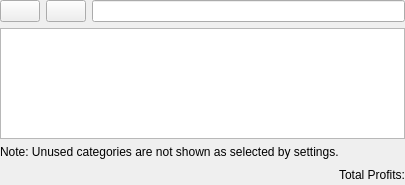
<?xml version="1.0" encoding="UTF-8"?>
<ui version="4.0">
 <class>KAccountsView</class>
 <widget class="QWidget" name="KAccountsView">
  <property name="geometry">
   <rect>
    <x>0</x>
    <y>0</y>
    <width>405</width>
    <height>185</height>
   </rect>
  </property>
  <layout class="QVBoxLayout">
   <property name="margin">
    <number>0</number>
   </property>
   <item>
    <layout class="QVBoxLayout" name="verticalLayout">
     <property name="margin">
      <number>0</number>
     </property>
     <item>
      <layout class="QHBoxLayout" name="searchLayout">
       <item>
        <widget class="QPushButton" name="m_collapseButton">
         <property name="toolTip">
          <string>Collapse all accounts in the list</string>
         </property>
         <property name="text">
          <string/>
         </property>
        </widget>
       </item>
       <item>
        <widget class="QPushButton" name="m_expandButton">
         <property name="toolTip">
          <string>Expand all accounts in the list</string>
         </property>
         <property name="text">
          <string/>
         </property>
        </widget>
       </item>
       <item>
        <widget class="KLineEdit" name="m_searchWidget">
         <property name="showClearButton" stdset="0">
          <bool>true</bool>
         </property>
        </widget>
       </item>
      </layout>
     </item>
     <item>
      <widget class="KMyMoneyAccountTreeView" name="m_accountTree"/>
     </item>
    </layout>
   </item>
   <item>
    <widget class="QLabel" name="m_hiddenCategories">
     <property name="text">
      <string>Note: Unused categories are not shown as selected by settings.</string>
     </property>
     <property name="wordWrap">
      <bool>false</bool>
     </property>
    </widget>
   </item>
   <item>
    <layout class="QHBoxLayout">
     <item>
      <spacer name="Spacer1">
       <property name="orientation">
        <enum>Qt::Horizontal</enum>
       </property>
       <property name="sizeType">
        <enum>QSizePolicy::Expanding</enum>
       </property>
       <property name="sizeHint" stdset="0">
        <size>
         <width>367</width>
         <height>20</height>
        </size>
       </property>
      </spacer>
     </item>
     <item>
      <widget class="QLabel" name="m_totalProfitsLabel">
       <property name="minimumSize">
        <size>
         <width>150</width>
         <height>0</height>
        </size>
       </property>
       <property name="text">
        <string>Total Profits:</string>
       </property>
       <property name="textFormat">
        <enum>Qt::RichText</enum>
       </property>
       <property name="alignment">
        <set>Qt::AlignRight|Qt::AlignTrailing|Qt::AlignVCenter</set>
       </property>
       <property name="wordWrap">
        <bool>true</bool>
       </property>
      </widget>
     </item>
    </layout>
   </item>
  </layout>
 </widget>
 <layoutdefault spacing="6" margin="11"/>
 <customwidgets>
  <customwidget>
   <class>KLineEdit</class>
   <extends>QLineEdit</extends>
   <header>klineedit.h</header>
  </customwidget>
  <customwidget>
   <class>KMyMoneyAccountTreeView</class>
   <extends>QTreeView</extends>
   <header>kmymoneyaccounttreeview.h</header>
  </customwidget>
 </customwidgets>
 <resources/>
 <connections>
  <connection>
   <sender>m_collapseButton</sender>
   <signal>clicked()</signal>
   <receiver>m_accountTree</receiver>
   <slot>collapseAll()</slot>
   <hints>
    <hint type="sourcelabel">
     <x>325</x>
     <y>112</y>
    </hint>
    <hint type="destinationlabel">
     <x>202</x>
     <y>45</y>
    </hint>
   </hints>
  </connection>
  <connection>
   <sender>m_expandButton</sender>
   <signal>clicked()</signal>
   <receiver>m_accountTree</receiver>
   <slot>expandAll()</slot>
   <hints>
    <hint type="sourcelabel">
     <x>378</x>
     <y>112</y>
    </hint>
    <hint type="destinationlabel">
     <x>202</x>
     <y>45</y>
    </hint>
   </hints>
  </connection>
 </connections>
</ui>
